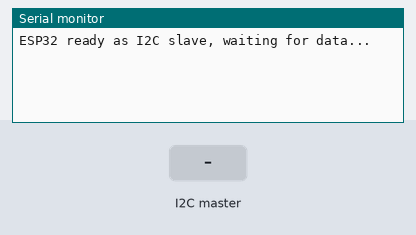
The sketch below on a simulated ESP32. Shown: the last lines printed to the serial monitor. Inputs (shaded band) come from the test bench.

Above: at 2.2 s.
2.3 s: the I2C master sends the byte 1
At 2.7 s:
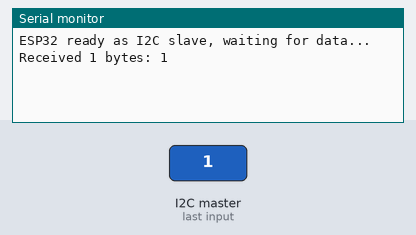
3.8 s: the I2C master sends the byte 0
At 5.1 s:
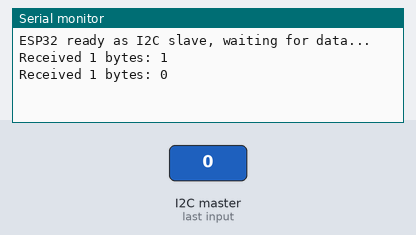

The sketch:

ESP32_Act_as_I2C_Slave.ino
```cpp
#include <Wire.h>

#define I2C_SLAVE_ADDR 0x55

void onReceive(int len) {
  Serial.printf("Received %d bytes: ", len);
  while (Wire.available()) {
    Serial.print(Wire.read());
    Serial.print(" ");
  }
  Serial.println();
}

void setup() {
  Serial.begin(115200);
  delay(1000);
  Serial.println("ESP32 ready as I2C slave, waiting for data...");

  // SDA=21, SCL=22
  Wire.begin((uint8_t)I2C_SLAVE_ADDR, 21, 22, 100000);
  Wire.onReceive(onReceive);
}

void loop() {
  delay(100);
}
```

Measured:
- after the input at 2.3 s, the serial monitor: prints a new line at once (image 1)
- after the input at 3.8 s, the serial monitor: prints a new line at once (image 2)
